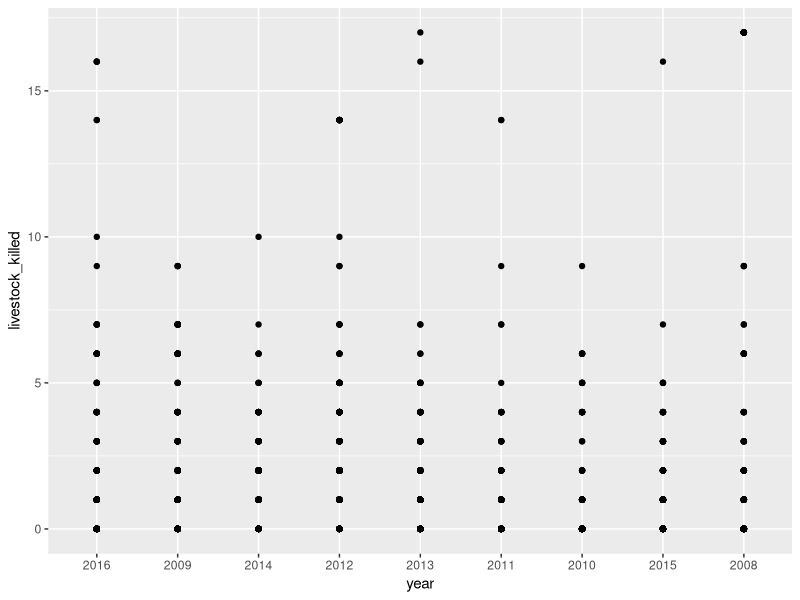

The R script that drew this image:
## ---- chunk 1
knitr::opts_chunk$set(echo = TRUE)
## ---- chunk 2

library(tidyverse) # for data formatting, cleaning, and much more!
library(here) #fixes file directory issues
library(ggplot2) #plot data

## ---- chunk 3

# read in the bear data and do some data tidying
bear_damage <- read_csv(here('data/raw/pagube_2008_2016_spatial.csv'),
                        
                        # specify how the columns are read in
                        col_types = cols(Damage = col_factor(),
                                         Year = col_factor(),
                                         Month = col_factor(),
                                         Targetspp = col_factor(),
                                         Landcover_code = col_factor(),
                                         .default = col_number())) %>% 
  
  # set all column names to lowercase
  rename_with(tolower)

# check the internal structure of the data 
str(bear_damage)

## ---- chunk 4
summary <- summary(bear_damage$livestock_killed)
summary
## ---- chunk 5
ggplot(bear_damage, aes(x = year, y = livestock_killed)) +
  geom_point()
